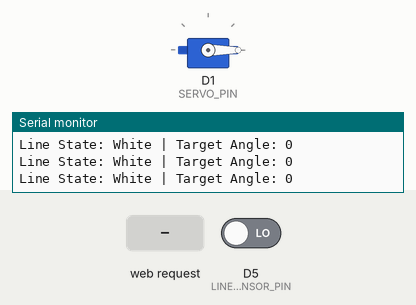
The sketch below on a simulated ESP8266 (NodeMCU). Shown: servo, the last lines printed to the serial monitor. The test bench sets the inputs (shaded band); at power-on: D5 (LINE_SENSOR_PIN) LOW. WiFi joins after 1.5 s; servers stay silent unless stated.

Above: at 2.7 s.
2.8 s: D5 (LINE_SENSOR_PIN) driven HIGH
At 3.45 s:
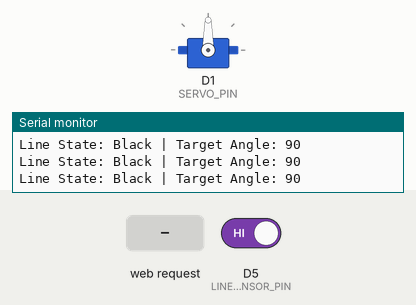
5.8 s: HTTP request GET /set?l=120 received
8.8 s: HTTP request GET /set?l=1 received
Timing chart, 0 to 15.8 s (numbered marks = the images above; inputs shaded):
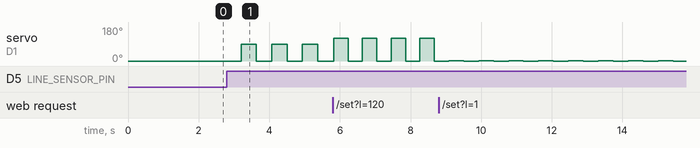

Measured:
- after the input at 2.8 s, servo on D1 (SERVO_PIN): alternates 90° for 0.44 s and 0° for 0.44 s, starting after 0.40 s

The sketch:

Servo_DoLine.ino
```cpp
// #include <ESP8266WiFi.h>
// #include <ESPAsyncTCP.h>
// #include <ESPAsyncWebServer.h>
// #include <Servo.h>

// // ================= WIFI =================
// const char *ssid = "NGOC HOA";
// const char *password = "home1234";

// // ================= PHẦN CỨNG =================
// #define LINE_SENSOR_PIN D5
// #define SERVO_PIN       D1

// Servo myServo;
// AsyncWebServer server(80);

// // ================= BIẾN =================
// String lineSensorStateStr = "White";

// int angleLine = 90;     // Có line (đen)
// int angleNoLine = 0;    // Không line (trắng)

// // DAO ĐỘNG SERVO (GIỐNG CODE JOYSTICK)
// unsigned long prevMillis = 0;
// const unsigned long interval = 400;
// bool servoState = false;

// // ================= HTML =================
// const char index_html[] PROGMEM = R"rawliteral(
// <!DOCTYPE html>
// <html>
// <head>
// <meta charset="utf-8">
// <title>Line Sensor Servo</title>
// <script>
// setInterval(()=>{
//   fetch('/status')
//     .then(r=>r.json())
//     .then(d=>{
//       document.getElementById('state').innerHTML=d.state;
//     });
// },1000);

// function apply(){
//   let a1=document.getElementById('a1').value;
//   let a2=document.getElementById('a2').value;
//   fetch(`/set?l=${a1}&n=${a2}`);
// }
// </script>
// </head>

// <body>
// <h2>Line Sensor</h2>
// <p>State: <b><span id="state">---</span></b></p>

// <hr>

// <h3>Servo Angles</h3>
// <p>Angle when BLACK line</p>
// <input id="a1" type="number" min="0" max="180">

// <p>Angle when WHITE surface</p>
// <input id="a2" type="number" min="0" max="180">

// <br><br>
// <button onclick="apply()">APPLY</button>
// </body>
// </html>
// )rawliteral";

// // ================= WIFI =================
// void initWiFi() {
//   WiFi.begin(ssid, password);
//   while (WiFi.status() != WL_CONNECTED) {
//     delay(500); Serial.print(".");
//   }
//   Serial.println("\nIP: " + WiFi.localIP().toString());
// }

// // ================= SETUP =================
// void setup() {
//   Serial.begin(9600);

//   pinMode(LINE_SENSOR_PIN, INPUT);
//   initWiFi();

//   myServo.attach(SERVO_PIN, 500, 2500);
//   myServo.write(0);

//   server.on("/", HTTP_GET, [](AsyncWebServerRequest *r){
//     r->send_P(200, "text/html", index_html);
//   });

//   server.on("/status", HTTP_GET, [](AsyncWebServerRequest *r){
//     r->send(200, "application/json",
//       "{\"state\":\"" + lineSensorStateStr + "\"}");
//   });

//   server.on("/set", HTTP_GET, [](AsyncWebServerRequest *r){
//     if (r->hasParam("l"))
//       angleLine = constrain(r->getParam("l")->value().toInt(),0,180);
//     if (r->hasParam("n"))
//       angleNoLine = constrain(r->getParam("n")->value().toInt(),0,180);

//     Serial.println("Updated angles");
//     r->send(200,"text/plain","OK");
//   });

//   server.begin();
// }

// // ================= LOOP =================
// void loop() {
//   unsigned long now = millis();

//   int lineState = digitalRead(LINE_SENSOR_PIN);
//   int targetAngle;

//   if (lineState == HIGH) {
//     lineSensorStateStr = "Black";
//     targetAngle = angleLine;
//   } else {
//     lineSensorStateStr = "White";
//     targetAngle = angleNoLine;
//   }

//   // ===== DAO ĐỘNG SERVO 0 ↔ GÓC =====
//   if (now - prevMillis >= interval) {
//     prevMillis = now;
//     servoState = !servoState;
//     myServo.write(servoState ? targetAngle : 0);
//   }
// }
#include <ESP8266WiFi.h>
#include <ESPAsyncTCP.h>
#include <ESPAsyncWebServer.h>
#include <Servo.h>

// ================= WIFI =================
const char *ssid = "NGOC HOA";
const char *password = "home1234";

// ================= PHẦN CỨNG =================
#define LINE_SENSOR_PIN D5
#define SERVO_PIN       D1

Servo myServo;
AsyncWebServer server(80);

// ================= BIẾN =================
String lineSensorStateStr = "White";

int angleLine = 90;     // Có line (đen)
int angleNoLine = 0;    // Không line (trắng)

int targetAngle = 0;    // Góc servo hiện tại

// ===== DAO ĐỘNG SERVO =====
unsigned long prevMillis = 0;
const unsigned long interval = 400;
bool servoState = false;

// ================= HTML =================
const char index_html[] PROGMEM = R"rawliteral(
<!DOCTYPE html>
<html>
<head>
<meta charset="utf-8">
<title>Line Sensor Servo</title>
<script>
setInterval(()=>{ fetch('/status').then(r=>r.json()).then(d=>{
  document.getElementById('state').innerHTML=d.state;
}); },1000);

function apply(){
  let a1=document.getElementById('a1').value;
  let a2=document.getElementById('a2').value;
  fetch(`/set?l=${a1}&n=${a2}`);
}
</script>
</head>
<body>
<h2>Line Sensor</h2>
<p>State: <b><span id="state">---</span></b></p>

<hr>
<h3>Servo Angles</h3>
<p>Angle when BLACK line</p>
<input id="a1" type="number" min="0" max="180">
<p>Angle when WHITE surface</p>
<input id="a2" type="number" min="0" max="180">
<br><br>
<button onclick="apply()">APPLY</button>
</body>
</html>
)rawliteral";

// ================= WIFI =================
void initWiFi() {
  WiFi.begin(ssid, password);
  while (WiFi.status() != WL_CONNECTED) {
    delay(500); Serial.print(".");
  }
  Serial.println("\nIP: " + WiFi.localIP().toString());
}

// ====================== MODULE CẢM BIẾN ======================
String readLineSensor() {
  int state = digitalRead(LINE_SENSOR_PIN);
  if (state == HIGH) {
    lineSensorStateStr = "Black";
  } else {
    lineSensorStateStr = "White";
  }
  return lineSensorStateStr;
}

int computeTargetAngle() {
  return (lineSensorStateStr == "Black") ? angleLine : angleNoLine;
}

// ====================== MODULE SERVO ======================
void updateServo() {
  unsigned long now = millis();
  if (now - prevMillis >= interval) {
    prevMillis = now;
    servoState = !servoState;
    myServo.write(servoState ? targetAngle : 0);
  }
}

// ================= SETUP =================
void setup() {
  Serial.begin(9600);
  pinMode(LINE_SENSOR_PIN, INPUT);

  initWiFi();

  myServo.attach(SERVO_PIN, 500, 2500);
  myServo.write(0);

  // ===== WEB =====
  server.on("/", HTTP_GET, [](AsyncWebServerRequest *r){
    r->send_P(200, "text/html", index_html);
  });

  server.on("/status", HTTP_GET, [](AsyncWebServerRequest *r){
    r->send(200, "application/json",
      "{\"state\":\"" + lineSensorStateStr + "\"}");
  });

  server.on("/set", HTTP_GET, [](AsyncWebServerRequest *r){
    if (r->hasParam("l"))
      angleLine = constrain(r->getParam("l")->value().toInt(), 0, 180);
    if (r->hasParam("n"))
      angleNoLine = constrain(r->getParam("n")->value().toInt(), 0, 180);
    Serial.println("Updated angles");
    r->send(200,"text/plain","OK");
  });

  server.begin();
}

// ================= LOOP =================
void loop() {
  // 1️⃣ Đọc trạng thái cảm biến line
  readLineSensor();

  // 2️⃣ Xác định góc servo mục tiêu
  targetAngle = computeTargetAngle();

  // 3️⃣ Dao động servo độc lập
  updateServo();

  // 4️⃣ Debug
  Serial.print("Line State: "); Serial.print(lineSensorStateStr);
  Serial.print(" | Target Angle: "); Serial.println(targetAngle);
}
```
